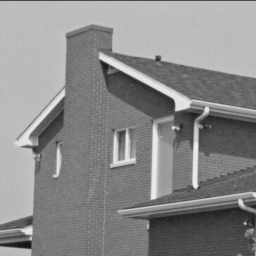
#> input picture 5/grayscale/House1.bmp, 256 x 256 px
$ jupyter execute kadai.ipynb
#> lines starting #> are read from the running program, lines starting #| are printed output that depends on the picture; after the words box and inside, x2 and y2 are one past the last pixel; in counts of white or black regions, pixels touching at a corner belong together
[cell 1]
import cv2
import numpy as np
import matplotlib.pyplot as plt

# 「House1.bmp」をグレースケール画像として読み込み，表示しなさい．

[cell 2]
# 画像ファイルの読み込み
image = cv2.imread('grayscale/House1.bmp')
#> image is the input picture: shape (256, 256, 3); min 16, max 239, mean 137.6

# OpenCVでは画像がBGRで読み込まれるため、グレースケールに変換（表示のため）
image_gray = cv2.cvtColor(image, cv2.COLOR_BGR2GRAY)

# 画像の表示
plt.imshow(image_gray, cmap="gray")

# グレースケール化された「House1.bmp」に対して，閾値127を用いて2値化処理を行い，結果を表示しなさい．

[cell 3]
# 画像ファイルの読み込み
image = cv2.imread('grayscale/House1.bmp')

# OpenCVでは画像がBGRで読み込まれるため、グレースケールに変換（表示のため）
image_gray = cv2.cvtColor(image, cv2.COLOR_BGR2GRAY)

# 高さと幅の取得
height, width = image_gray.shape
#> height = 256; width = 256

# 閾値の設定
threshold = 127

# 生成する画像の初期化
image_binary = np.zeros_like(image_gray)

for y in range(height):
    for x in range(width):
        if image_gray[y, x] > threshold:
            image_binary[y][x] = 255 # 閾値より大きいとき255
        else:
            image_binary[y][x] = 0 # 閾値以下のとき0
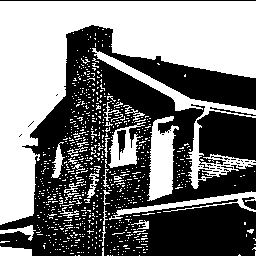
#> image_binary: shape (256, 256); 47.9% white; 792 white regions (765 under 20 px), largest, box (x1, y1, x2, y2) and area: (0, 1, 256, 225) 21613, (92, 48, 256, 189) 2539, (147, 116, 179, 201) 1665

# 画像の表示
plt.imshow(image_binary, cmap="gray")

# グレースケール化された「House1.bmp」に大津の2値化を適用し，結果を表示しなさい（cv2.threshold関数を利用すること）．

[cell 4]
# 画像ファイルの読み込み
image = cv2.imread('grayscale/House1.bmp')

# OpenCVでは画像がBGRで読み込まれるため、グレースケールに変換（表示のため）
image_gray = cv2.cvtColor(image, cv2.COLOR_BGR2GRAY)

# 2値化
retval, image_binary = cv2.threshold(image_gray, 127, 255, cv2.THRESH_OTSU)
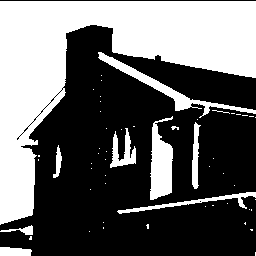
#> image_binary: shape (256, 256); 39.6% white; 55 white regions (45 under 20 px), largest, box (x1, y1, x2, y2) and area: (0, 1, 256, 225) 21366, (150, 116, 173, 200) 1312, (98, 52, 256, 118) 1242
#> retval = 146
print(f"閾値: {retval}")
#| 閾値: 146.0

# 画像の表示
plt.imshow(image_binary, cmap="gray")

# 次のマスク画像（mask2.bmp）を利用して，「House1.bmp」にマスク処理を適用し，結果を表示しなさい．

[cell 5]
# 画像ファイルの読み込み
image = cv2.imread('grayscale/House1.bmp')

# OpenCVでは画像がBGRで読み込まれるため、グレースケールに変換（表示のため）
image_gray = cv2.cvtColor(image, cv2.COLOR_BGR2GRAY)

# マスク画像の読み込み
mask = cv2.imread("mask2.bmp")
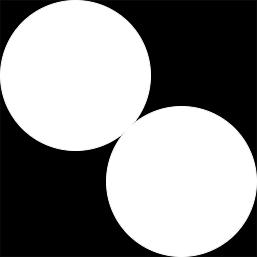
#> input picture 5/mask2.bmp, 257 x 257 px
#> mask is the input picture: shape (257, 257, 3); min 0, max 255, mean 138.4

# OpenCVでは画像がBGRで読み込まれるため、グレースケールに変換（表示のため）
mask_gray = cv2.cvtColor(mask, cv2.COLOR_BGR2GRAY)

# 高さと幅の取得
height, width = image_gray.shape

# 生成する画像の初期化
image_mask = np.zeros_like(image_gray)

for y in range(height):
    for x in range(width):
        if mask_gray[y, x] == 255:
            image_mask[y][x] = image_gray[y][x] # マスク画像が白のとき画像のまま
        else:
            image_mask[y][x] = 0 # マスク画像が黒のとき0
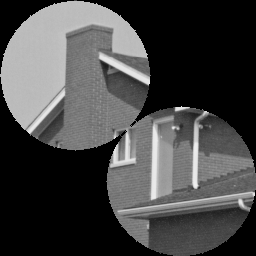
#> image_mask: shape (256, 256); min 0, max 239, mean 69.2

# 画像の表示
plt.imshow(image_mask, cmap="gray")

# 閾値127で2値化された「House1.bmp」に対して，3x3のカーネル[[0, 1, 0], [1, 1, 1], [0, 1, 0]]を用いて膨張処理を行い，結果を表示しなさい．

[cell 6]
# 画像ファイルの読み込み
image = cv2.imread('grayscale/House1.bmp')

# OpenCVでは画像がBGRで読み込まれるため、グレースケールに変換（表示のため）
image_gray = cv2.cvtColor(image, cv2.COLOR_BGR2GRAY)

# 2値化
_, image_binary = cv2.threshold(image_gray, 127, 255, cv2.THRESH_BINARY)


# カーネル
kernel = np.array([[0, 1, 0],
                   [1, 1, 1],
                   [0, 1, 0]], dtype=np.uint8)

# 膨張処理
image_dilation = cv2.dilate(image_binary, kernel, iterations=1)
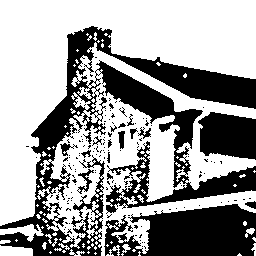
#> image_dilation: shape (256, 256); 61.8% white; 143 black regions (124 under 20 px), largest, box (x1, y1, x2, y2) and area: (0, 26, 256, 256) 15983, (104, 204, 256, 256) 5699, (198, 112, 256, 160) 2251

# 結果を表示
fig, axes = plt.subplots(1, 2, tight_layout=True)
axes[0].imshow(image_binary, cmap="gray")
axes[1].imshow(image_dilation, cmap="gray")

# 閾値127で2値化された「House1.bmp」に対して，3x3のカーネル[[0, 1, 0], [1, 1, 1], [0, 1, 0]]を用いて縮小処理を行い，結果を表示しなさい．

[cell 7]
# 画像ファイルの読み込み
image = cv2.imread('grayscale/House1.bmp')

# OpenCVでは画像がBGRで読み込まれるため、グレースケールに変換（表示のため）
image_gray = cv2.cvtColor(image, cv2.COLOR_BGR2GRAY)

# 2値化
_, image_binary = cv2.threshold(image_gray, 127, 255, cv2.THRESH_BINARY)


# カーネル
kernel = np.array([[0, 1, 0],
                   [1, 1, 1],
                   [0, 1, 0]], dtype=np.uint8)

# 縮小処理
image_erosion = cv2.erode(image_binary, kernel, iterations=1)
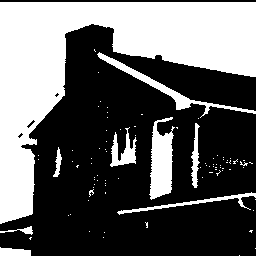
#> image_erosion: shape (256, 256); 38.4% white; 89 white regions (80 under 20 px), largest, box (x1, y1, x2, y2) and area: (0, 2, 256, 224) 20845, (149, 117, 175, 200) 1401, (97, 52, 256, 118) 1014

# 結果を表示
fig, axes = plt.subplots(1, 2, tight_layout=True)
axes[0].imshow(image_binary, cmap="gray")
axes[1].imshow(image_erosion, cmap="gray")

# 閾値127で2値化された「House1.bmp」に対して，3x3のカーネル[[1, 1, 1], [1, 1, 1], [1, 1, 1]]でオープニング処理（縮小2回，膨張2回）を行い，結果を表示しなさい．

[cell 8]
# 画像ファイルの読み込み
image = cv2.imread('grayscale/House1.bmp')

# OpenCVでは画像がBGRで読み込まれるため、グレースケールに変換（表示のため）
image_gray = cv2.cvtColor(image, cv2.COLOR_BGR2GRAY)

# 2値化
_, image_binary = cv2.threshold(image_gray, 127, 255, cv2.THRESH_BINARY)


# カーネル
kernel = np.array([[1, 1, 1],
                   [1, 1, 1],
                   [1, 1, 1]], dtype=np.uint8)

# 縮小処理
image_erosion = cv2.erode(image_binary, kernel, iterations=2)
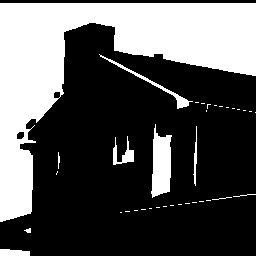
#> image_erosion: shape (256, 256); 33.5% white; 36 white regions (26 under 20 px), largest, box (x1, y1, x2, y2) and area: (0, 3, 256, 222) 19790, (151, 124, 172, 198) 1078, (99, 54, 193, 109) 375

# 膨張処理
image_dilation = cv2.dilate(image_erosion, kernel, iterations=2)
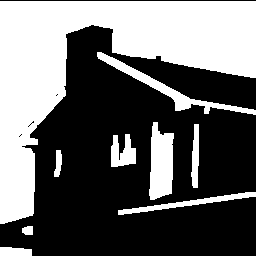
#> image_dilation: shape (256, 256); 40.5% white; 9 white regions, largest, box (x1, y1, x2, y2) and area: (0, 1, 256, 224) 21564, (149, 122, 174, 200) 1486, (97, 52, 256, 115) 1346

# 結果を表示
fig, axes = plt.subplots(1, 2, tight_layout=True)
axes[0].imshow(image_binary, cmap="gray")
axes[1].imshow(image_dilation, cmap="gray")

[cell 9]
image = np.array([
    [0, 0, 0, 0, 0, 0, 0, 0, 0, 0, 0, 0],
    [0, 0, 0, 255, 255, 255, 0, 0, 0, 0, 0, 0],
    [0, 0, 0, 255, 255, 255, 0, 0, 0, 0, 0, 0],
    [0, 0, 0, 255, 255, 255, 0, 0, 0, 0, 0, 0],
    [0, 0, 0, 0, 0, 0, 0, 0, 0, 0, 0, 0],
    [0, 0, 0, 0, 0, 0, 0, 255, 255, 255, 255, 0],
    [0, 0, 0, 0, 0, 0, 0, 255, 255, 255, 255, 0],
    [0, 0, 0, 0, 0, 0, 0, 255, 255, 255, 255, 0],
    [0, 0, 0, 0, 0, 0, 0, 0, 0, 0, 0, 0],
    [0, 0, 0, 0, 0, 0, 0, 0, 0, 0, 0, 0],
    [0, 0, 0, 0, 0, 0, 0, 0, 0, 0, 0, 0],
    [0, 0, 0, 0, 0, 0, 0, 0, 0, 0, 0, 0]
], dtype=np.uint8)

# 関数を利用したラベリング処理
num_labels, labels, stats, centroids = cv2.connectedComponentsWithStats(image)

# 画像の表示
plt.imshow(labels, cmap="gray")
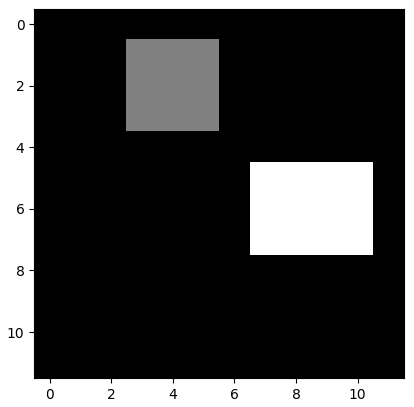
#> figure drawn by matplotlib, 1 panel

# 上記のラベリング結果において，各ラベルの領域の座標（x座標，y座標），幅，高さ，面積を出力しなさい．

[cell 10]
for i in stats:
    x = i[0]
    y = i[1]
    w = i[2]
    h = i[3]
    a = i[4]
    print(f"X:{x} Y:{y} Width:{w} Height:{h} Area:{a}")

# 次の画像データにラベリングを適用し，円に近いかどうかを表す「円形度」を出力しなさい（cv2.findContours関数とcv2.arcLength関数を利用すること）．

[cell 11]
# 12x12の二値画像データ
image = np.array([
    [0, 0, 0, 0, 0, 0, 0, 0, 0, 0, 0, 0],
    [0, 0, 0, 0, 0, 0, 0, 0, 0, 0, 0, 0],
    [0, 0, 0, 0, 0, 0, 0, 0, 0, 0, 0, 0],
    [0, 0, 0, 0, 0, 0, 255, 0, 0, 0, 0, 0],
    [0, 0, 0, 0, 255, 255, 255, 255, 255, 0, 0, 0],
    [0, 0, 0, 0, 255, 255, 255, 255, 255, 0, 0, 0],
    [0, 0, 0, 255, 255, 255, 255, 255, 255, 255, 0, 0],
    [0, 0, 0, 0, 255, 255, 255, 255, 255, 0, 0, 0],
    [0, 0, 0, 0, 255, 255, 255, 255, 255, 0, 0, 0],
    [0, 0, 0, 0, 0, 0, 255, 0, 0, 0, 0, 0],
    [0, 0, 0, 0, 0, 0, 0, 0, 0, 0, 0, 0],
    [0, 0, 0, 0, 0, 0, 0, 0, 0, 0, 0, 0]
], dtype=np.uint8)

# 関数を利用したラベリング処理
num_labels, labels, stats, centroids = cv2.connectedComponentsWithStats(image)
for i in stats:
    x = i[0]
    y = i[1]
    w = i[2]
    h = i[3]
    a = i[4]
    print(f"X:{x} Y:{y} Width:{w} Height:{h} Area:{a}")

# 輪郭を抽出
contours, _ = cv2.findContours(image, cv2.RETR_LIST, cv2.CHAIN_APPROX_NONE)
points = contours[0].reshape(-1, 2)

# 輪郭の長さを算出
length = cv2.arcLength(contours[0], True)
#print(length)

print("[画素数で面積を算出する場合]")

# 面積（画素数）
area_pixels = stats[1][4]
print(f"面積: {area_pixels}")

# 円形度（画素数）
circularity = (4 * np.pi * area_pixels) / (length ** 2)
print(f"円形度: {circularity}")

print("[輪郭線で面積を算出する場合]")

# 面積（輪郭線）
area_contours = cv2.contourArea(contours[0])
print(f"面積: {area_contours}")

# 円形度（輪郭線）
circularity = (4 * np.pi * area_contours) / (length ** 2)
print(f"円形度: {circularity}")

# 結果を表示
fig, axes = plt.subplots(1, 2, tight_layout=True)
axes[0].imshow(image, cmap="gray")
axes[1].plot(points[:,0], points[:,1])
axes[1].axis("equal")
axes[1].grid(True)
axes[1].set_xlim([0, 12])
axes[1].set_ylim([0, 12])
axes[1].invert_yaxis()
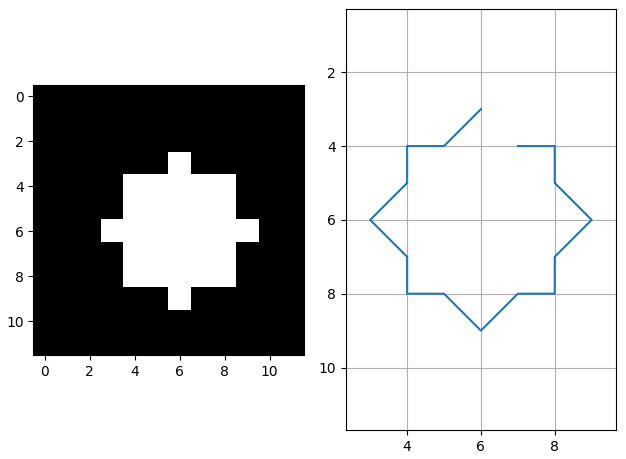
#> figure drawn by matplotlib, 2 panels
